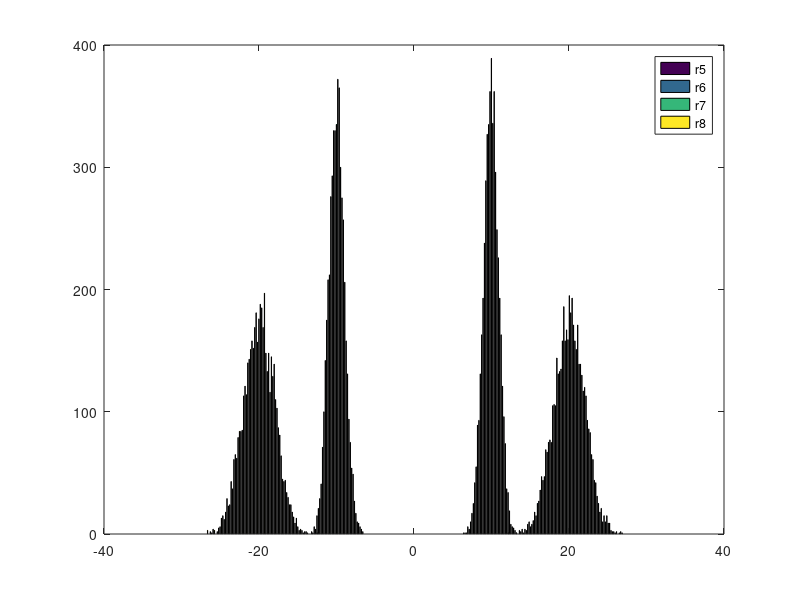

The MATLAB script that drew this image:
std = [1 2 1 2]; % standard deviation vector, standard deviation is the square root of the variance
me = [10 20 -10 -20]; % mean vector
H = normrnd(repmat(me, 5000,1), repmat(std, 5000,1)); % sample size is 5000
hist(H,300), xlim([-40.0 40.0]), legend(["r5"; "r6"; "r7"; "r8"]); 